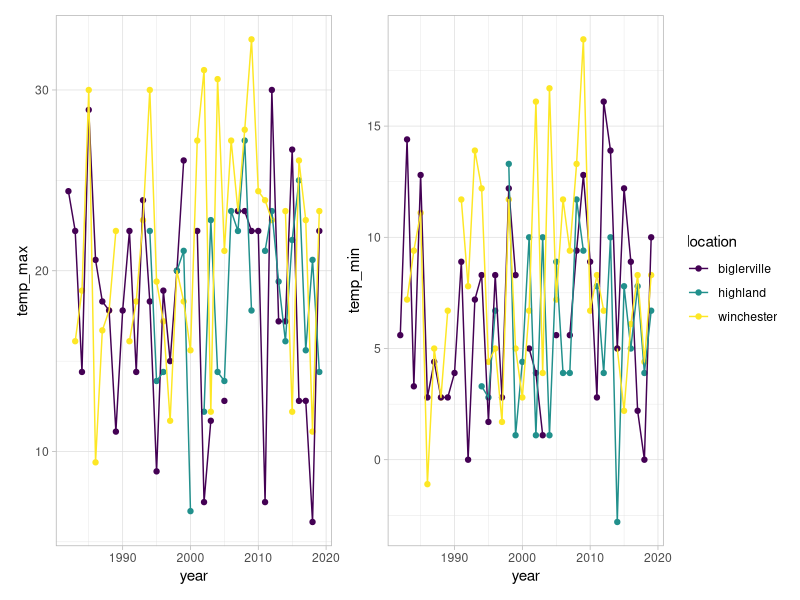
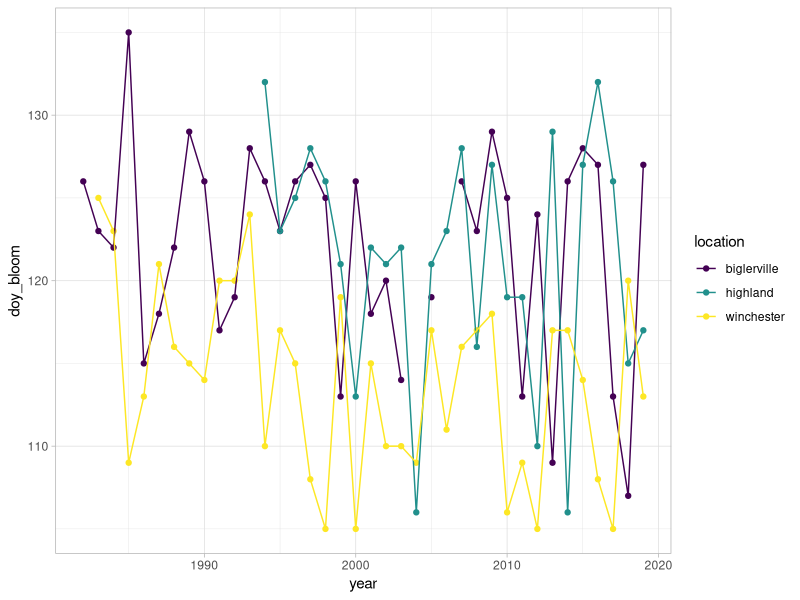
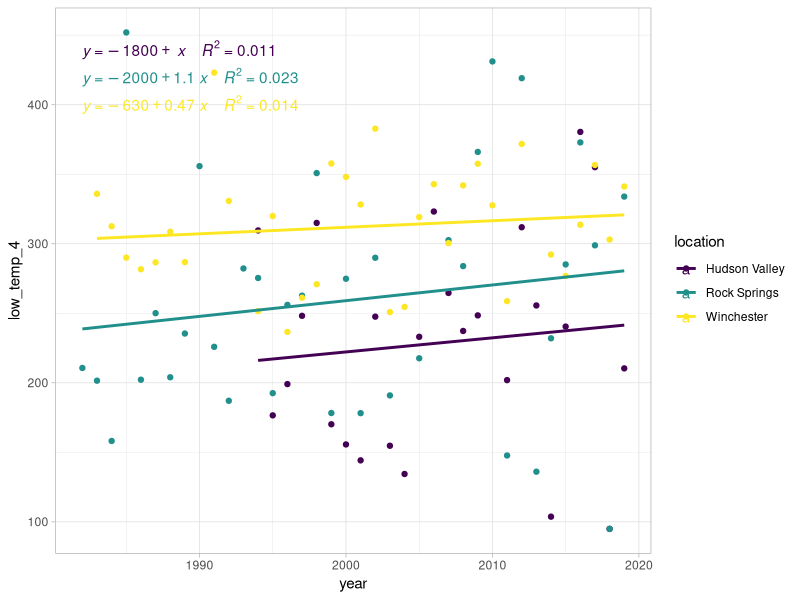
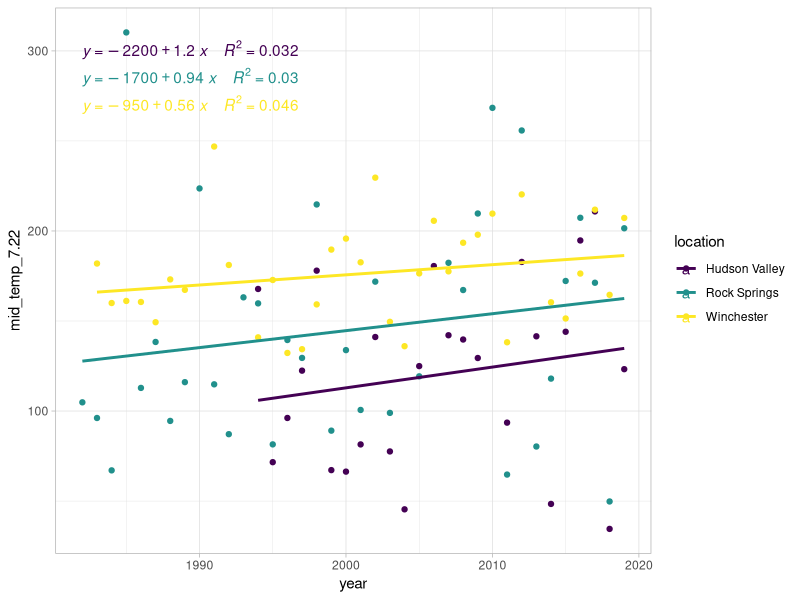
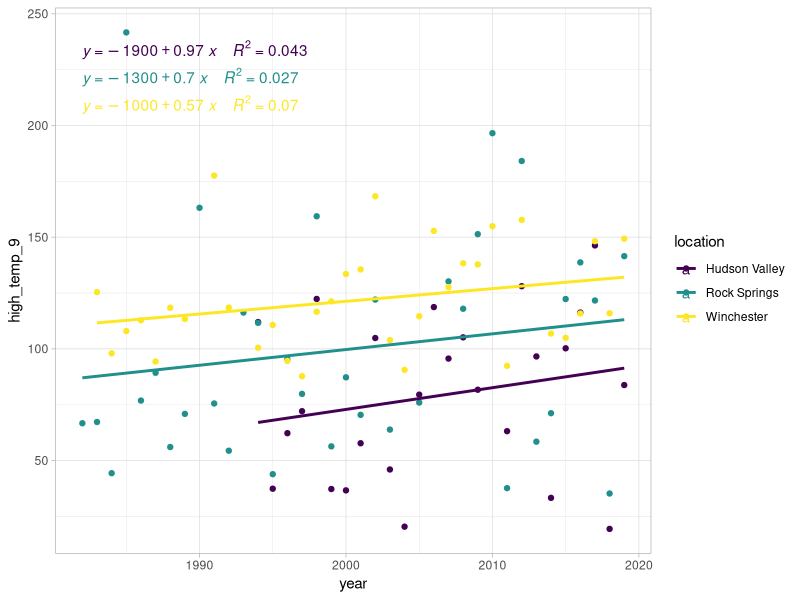

Write R code to recreate these figures, in order.
## ---- chunk 1
knitr::opts_chunk$set(echo = FALSE, results = "hide", warning = FALSE, message = FALSE, fig.width = 11)
knitr::opts_knit$set(root.dir = '../')

library(tidyverse)
library(viridis)
library(patchwork)
library(knitr)
library(ggpubr)
## ---- chunk 2
temp_locations <- read_csv("Data/cleaned/all_locations_temp.csv")
bloom_temp <- read_csv("Data/cleaned/bloom_temps.csv")
gdd <- read_csv("Data/cleaned/apple_sum_gdds.csv")
## ---- chunk 3
temp_max <- ggplot(bloom_temp, aes(x = year, y = temp_max, color = location)) +
  geom_point() +
  geom_line() +
  theme_light() +
  scale_color_viridis_d()

temp_min <- ggplot(bloom_temp, aes(x = year, y = temp_min, color = location)) +
  geom_point() +
  geom_line() +
  theme_light() +
  scale_color_viridis_d()

temp_max + temp_min + plot_layout(guides = "collect")
## ---- chunk 4
ggplot(bloom_temp, aes(x = year, y = doy_bloom, color = location)) +
  geom_point() +
  geom_line() +
  theme_light() +
  scale_color_viridis_d()
## ---- chunk 5
ggplot(gdd, aes(x = year, y = low_temp_4, color = location)) +
  geom_point() +
  geom_smooth(method='lm', formula = y ~ x, se = FALSE) +
  stat_regline_equation(
    aes(label =  paste(..eq.label.., ..rr.label.., sep = "~~~~"), color = location)) +
  theme_light() +
  scale_color_viridis_d()
## ---- chunk 6
ggplot(gdd, aes(x = year, y = mid_temp_7.22, color = location)) +
  geom_point() +
  geom_smooth(method='lm', formula = y ~ x, se = FALSE) +
  stat_regline_equation(
    aes(label =  paste(..eq.label.., ..rr.label.., sep = "~~~~"), color = location)) + 
  theme_light() +
  scale_color_viridis_d()
## ---- chunk 7
ggplot(gdd, aes(x = year, y = high_temp_9, color = location)) +
  geom_point() +
  geom_smooth(method='lm', formula = y ~ x, se = FALSE) +
  stat_regline_equation(
    aes(label =  paste(..eq.label.., ..rr.label.., sep = "~~~~"), color = location)) +
  theme_light() +
  scale_color_viridis_d()
